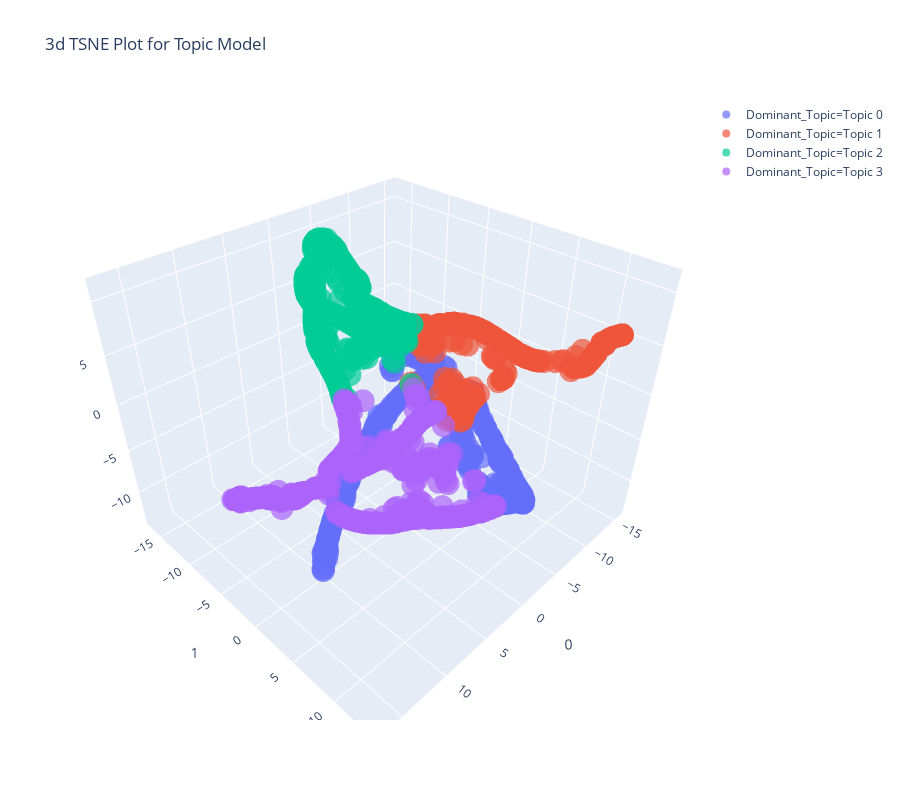

Here is the notebook cell this chart was saved with:
### Code cell
plot_model(lda, plot='tsne' )

### Figure 1 — Plotly figure (JSON) as saved in the notebook; plotly's stock layout.template omitted (floating-point values rounded to 4 significant figures; data arrays with more than 128 entries replaced by an {"elided": "..."} marker saying what was removed)
{"data": [{"hoverlabel": {"namelength": 0}, "hovertemplate": "Dominant_Topic=Topic 0<br>0=%{x}<br>1=%{y}<br>2=%{z}", "legendgroup": "Dominant_Topic=Topic 0", "marker": {"color": "#636efa", "opacity": 0.7, "symbol": "circle"}, "mode": "markers", "name": "Dominant_Topic=Topic 0", "scene": "scene", "showlegend": true, "type": "scatter3d", "x": {"elided": "439 float values"}, "y": {"elided": "439 float values"}, "z": {"elided": "439 float values"}}, {"hoverlabel": {"namelength": 0}, "hovertemplate": "Dominant_Topic=Topic 1<br>0=%{x}<br>1=%{y}<br>2=%{z}", "legendgroup": "Dominant_Topic=Topic 1", "marker": {"color": "#EF553B", "opacity": 0.7, "symbol": "circle"}, "mode": "markers", "name": "Dominant_Topic=Topic 1", "scene": "scene", "showlegend": true, "type": "scatter3d", "x": {"elided": "253 float values"}, "y": {"elided": "253 float values"}, "z": {"elided": "253 float values"}}, {"hoverlabel": {"namelength": 0}, "hovertemplate": "Dominant_Topic=Topic 2<br>0=%{x}<br>1=%{y}<br>2=%{z}", "legendgroup": "Dominant_Topic=Topic 2", "marker": {"color": "#00cc96", "opacity": 0.7, "symbol": "circle"}, "mode": "markers", "name": "Dominant_Topic=Topic 2", "scene": "scene", "showlegend": true, "type": "scatter3d", "x": {"elided": "367 float values"}, "y": {"elided": "367 float values"}, "z": {"elided": "367 float values"}}, {"hoverlabel": {"namelength": 0}, "hovertemplate": "Dominant_Topic=Topic 3<br>0=%{x}<br>1=%{y}<br>2=%{z}", "legendgroup": "Dominant_Topic=Topic 3", "marker": {"color": "#ab63fa", "opacity": 0.7, "symbol": "circle"}, "mode": "markers", "name": "Dominant_Topic=Topic 3", "scene": "scene", "showlegend": true, "type": "scatter3d", "x": {"elided": "441 float values"}, "y": {"elided": "441 float values"}, "z": {"elided": "441 float values"}}], "layout": {"height": 800, "legend": {"tracegroupgap": 0}, "scene": {"domain": {"x": [0, 1], "y": [0, 1]}, "xaxis": {"title": {"text": "0"}}, "yaxis": {"title": {"text": "1"}}, "zaxis": {"title": {"text": "2"}}}, "title": {"text": "3d TSNE Plot for Topic Model"}, "width": 900}}
